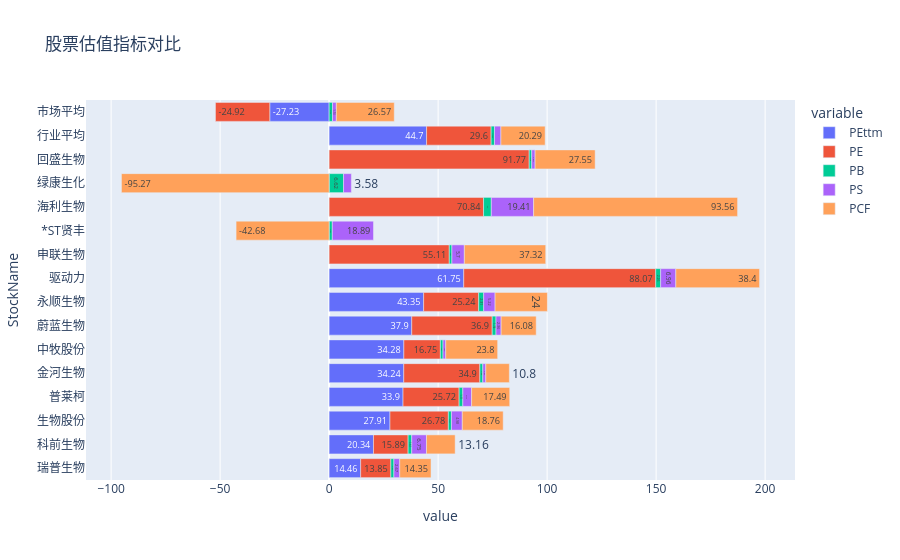

The cell this chart's notebook holds for it:
### Code cell
fig = px.bar(ddf, y='StockName', x=['PEttm', 'PE', 'PB', 'PS', 'PCF'], title='股票估值指标对比',
             barmode='relative', hover_name='StockName',text_auto='')
fig.show()

### Figure 1 — Plotly figure (JSON) as saved in the notebook; plotly's stock layout.template omitted (floating-point values rounded to 4 significant figures)
{"data": [{"alignmentgroup": "True", "hovertemplate": "<b>%{hovertext}</b><br><br>variable=PEttm<br>value=%{x}<br>StockName=%{y}<extra></extra>", "hovertext": ["瑞普生物", "科前生物", "生物股份", "普莱柯", "金河生物", "中牧股份", "蔚蓝生物", "永顺生物", "驱动力", "申联生物", "*ST贤丰", "海利生物", "绿康生化", "回盛生物", "行业平均", "市场平均"], "legendgroup": "PEttm", "marker": {"color": "#636efa", "pattern": {"shape": ""}}, "name": "PEttm", "offsetgroup": "PEttm", "orientation": "h", "showlegend": true, "textposition": "auto", "texttemplate": "%{x:}", "type": "bar", "x": [14.46, 20.34, 27.91, 33.9, 34.24, 34.28, 37.9, 43.35, 61.75, 0, 0, 0, 0, 0, 44.7, -27.23], "xaxis": "x", "y": ["瑞普生物", "科前生物", "生物股份", "普莱柯", "金河生物", "中牧股份", "蔚蓝生物", "永顺生物", "驱动力", "申联生物", "*ST贤丰", "海利生物", "绿康生化", "回盛生物", "行业平均", "市场平均"], "yaxis": "y"}, {"alignmentgroup": "True", "hovertemplate": "<b>%{hovertext}</b><br><br>variable=PE<br>value=%{x}<br>StockName=%{y}<extra></extra>", "hovertext": ["瑞普生物", "科前生物", "生物股份", "普莱柯", "金河生物", "中牧股份", "蔚蓝生物", "永顺生物", "驱动力", "申联生物", "*ST贤丰", "海利生物", "绿康生化", "回盛生物", "行业平均", "市场平均"], "legendgroup": "PE", "marker": {"color": "#EF553B", "pattern": {"shape": ""}}, "name": "PE", "offsetgroup": "PE", "orientation": "h", "showlegend": true, "textposition": "auto", "texttemplate": "%{x:}", "type": "bar", "x": [13.85, 15.89, 26.78, 25.72, 34.9, 16.75, 36.9, 25.24, 88.07, 55.11, 0, 70.84, 0, 91.77, 29.6, -24.92], "xaxis": "x", "y": ["瑞普生物", "科前生物", "生物股份", "普莱柯", "金河生物", "中牧股份", "蔚蓝生物", "永顺生物", "驱动力", "申联生物", "*ST贤丰", "海利生物", "绿康生化", "回盛生物", "行业平均", "市场平均"], "yaxis": "y"}, {"alignmentgroup": "True", "hovertemplate": "<b>%{hovertext}</b><br><br>variable=PB<br>value=%{x}<br>StockName=%{y}<extra></extra>", "hovertext": ["瑞普生物", "科前生物", "生物股份", "普莱柯", "金河生物", "中牧股份", "蔚蓝生物", "永顺生物", "驱动力", "申联生物", "*ST贤丰", "海利生物", "绿康生化", "回盛生物", "行业平均", "市场平均"], "legendgroup": "PB", "marker": {"color": "#00cc96", "pattern": {"shape": ""}}, "name": "PB", "offsetgroup": "PB", "orientation": "h", "showlegend": true, "textposition": "auto", "texttemplate": "%{x:}", "type": "bar", "x": [1.41, 1.67, 1.41, 1.71, 1.36, 1.21, 1.74, 2.31, 2.26, 1.21, 1.45, 3.55, 6.62, 1.18, 1.58, 1.57], "xaxis": "x", "y": ["瑞普生物", "科前生物", "生物股份", "普莱柯", "金河生物", "中牧股份", "蔚蓝生物", "永顺生物", "驱动力", "申联生物", "*ST贤丰", "海利生物", "绿康生化", "回盛生物", "行业平均", "市场平均"], "yaxis": "y"}, {"alignmentgroup": "True", "hovertemplate": "<b>%{hovertext}</b><br><br>variable=PS<br>value=%{x}<br>StockName=%{y}<extra></extra>", "hovertext": ["瑞普生物", "科前生物", "生物股份", "普莱柯", "金河生物", "中牧股份", "蔚蓝生物", "永顺生物", "驱动力", "申联生物", "*ST贤丰", "海利生物", "绿康生化", "回盛生物", "行业平均", "市场平均"], "legendgroup": "PS", "marker": {"color": "#ab63fa", "pattern": {"shape": ""}}, "name": "PS", "offsetgroup": "PS", "orientation": "h", "showlegend": true, "textposition": "auto", "texttemplate": "%{x:}", "type": "bar", "x": [2.67, 6.75, 4.98, 4.02, 1.37, 1.26, 2.36, 5.22, 6.96, 5.7, 18.89, 19.41, 3.58, 1.53, 2.92, 1.73], "xaxis": "x", "y": ["瑞普生物", "科前生物", "生物股份", "普莱柯", "金河生物", "中牧股份", "蔚蓝生物", "永顺生物", "驱动力", "申联生物", "*ST贤丰", "海利生物", "绿康生化", "回盛生物", "行业平均", "市场平均"], "yaxis": "y"}, {"alignmentgroup": "True", "hovertemplate": "<b>%{hovertext}</b><br><br>variable=PCF<br>value=%{x}<br>StockName=%{y}<extra></extra>", "hovertext": ["瑞普生物", "科前生物", "生物股份", "普莱柯", "金河生物", "中牧股份", "蔚蓝生物", "永顺生物", "驱动力", "申联生物", "*ST贤丰", "海利生物", "绿康生化", "回盛生物", "行业平均", "市场平均"], "legendgroup": "PCF", "marker": {"color": "#FFA15A", "pattern": {"shape": ""}}, "name": "PCF", "offsetgroup": "PCF", "orientation": "h", "showlegend": true, "textposition": "auto", "texttemplate": "%{x:}", "type": "bar", "x": [14.35, 13.16, 18.76, 17.49, 10.8, 23.8, 16.08, 24, 38.4, 37.32, -42.68, 93.56, -95.27, 27.55, 20.29, 26.57], "xaxis": "x", "y": ["瑞普生物", "科前生物", "生物股份", "普莱柯", "金河生物", "中牧股份", "蔚蓝生物", "永顺生物", "驱动力", "申联生物", "*ST贤丰", "海利生物", "绿康生化", "回盛生物", "行业平均", "市场平均"], "yaxis": "y"}], "layout": {"barmode": "relative", "legend": {"title": {"text": "variable"}, "tracegroupgap": 0}, "title": {"text": "股票估值指标对比"}, "xaxis": {"anchor": "y", "domain": [0, 1], "title": {"text": "value"}}, "yaxis": {"anchor": "x", "domain": [0, 1], "title": {"text": "StockName"}}}}
